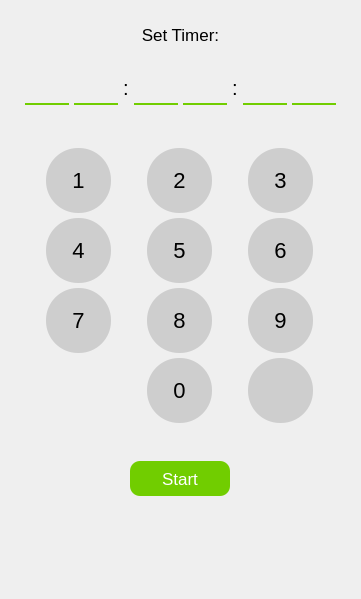
     <widget class="QWidget" name="scrollAreaWidgetContents_7">
      <property name="geometry">
       <rect>
        <x>0</x>
        <y>0</y>
        <width>361</width>
        <height>599</height>
       </rect>
      </property>
      <property name="sizePolicy">
       <sizepolicy hsizetype="Preferred" vsizetype="Preferred">
        <horstretch>0</horstretch>
        <verstretch>0</verstretch>
       </sizepolicy>
      </property>
      <property name="minimumSize">
       <size>
        <width>0</width>
        <height>0</height>
       </size>
      </property>
      <layout class="QFormLayout" name="formLayout_8">
       <property name="horizontalSpacing">
        <number>0</number>
       </property>
       <property name="verticalSpacing">
        <number>0</number>
       </property>
       <property name="leftMargin">
        <number>0</number>
       </property>
       <property name="topMargin">
        <number>0</number>
       </property>
       <property name="rightMargin">
        <number>0</number>
       </property>
       <property name="bottomMargin">
        <number>0</number>
       </property>
       <item row="0" column="1">
        <layout class="QVBoxLayout" name="settimerVerticalLayout">
         <property name="spacing">
          <number>0</number>
         </property>
         <property name="leftMargin">
          <number>0</number>
         </property>
         <property name="topMargin">
          <number>10</number>
         </property>
         <property name="rightMargin">
          <number>0</number>
         </property>
         <property name="bottomMargin">
          <number>0</number>
         </property>
         <item>
          <spacer name="verticalSpacer_16">
           <property name="orientation">
            <enum>Qt::Vertical</enum>
           </property>
           <property name="sizeType">
            <enum>QSizePolicy::Fixed</enum>
           </property>
           <property name="sizeHint" stdset="0">
            <size>
             <width>20</width>
             <height>15</height>
            </size>
           </property>
          </spacer>
         </item>
         <item>
          <widget class="QLabel" name="settimerLabel">
           <property name="font">
            <font>
             <pointsize>13</pointsize>
            </font>
           </property>
           <property name="text">
            <string>Set Timer:</string>
           </property>
           <property name="alignment">
            <set>Qt::AlignCenter</set>
           </property>
          </widget>
         </item>
         <item>
          <layout class="QVBoxLayout" name="timerVerticalLayout_2">
           <property name="spacing">
            <number>3</number>
           </property>
           <property name="leftMargin">
            <number>10</number>
           </property>
           <property name="topMargin">
            <number>10</number>
           </property>
           <property name="rightMargin">
            <number>10</number>
           </property>
           <property name="bottomMargin">
            <number>0</number>
           </property>
           <item>
            <spacer name="verticalSpacer_13">
             <property name="orientation">
              <enum>Qt::Vertical</enum>
             </property>
             <property name="sizeType">
              <enum>QSizePolicy::Fixed</enum>
             </property>
             <property name="sizeHint" stdset="0">
              <size>
               <width>20</width>
               <height>15</height>
              </size>
             </property>
            </spacer>
           </item>
           <item>
            <layout class="QHBoxLayout" name="enterstationidHorizontalLayout">
             <property name="spacing">
              <number>5</number>
             </property>
             <property name="leftMargin">
              <number>15</number>
             </property>
             <property name="rightMargin">
              <number>15</number>
             </property>
             <item>
              <widget class="QLineEdit" name="timer6">
               <property name="minimumSize">
                <size>
                 <width>0</width>
                 <height>35</height>
                </size>
               </property>
               <property name="maximumSize">
                <size>
                 <width>16777215</width>
                 <height>16777215</height>
                </size>
               </property>
               <property name="font">
                <font>
                 <pointsize>15</pointsize>
                </font>
               </property>
               <property name="styleSheet">
                <string notr="true">QLineEdit
{
	background-color: rgba(0, 0, 0, 0);
	border: 2px solid #71cd00;
	border-top: none;
	border-right: none;
	border-left: none;
}
QLineEdit:focus
{
	border: 2px solid #71cd00;
}</string>
               </property>
               <property name="alignment">
                <set>Qt::AlignCenter</set>
               </property>
               <property name="placeholderText">
                <string/>
               </property>
              </widget>
             </item>
             <item>
              <widget class="QLineEdit" name="timer5">
               <property name="minimumSize">
                <size>
                 <width>0</width>
                 <height>35</height>
                </size>
               </property>
               <property name="maximumSize">
                <size>
                 <width>16777215</width>
                 <height>16777215</height>
                </size>
               </property>
               <property name="font">
                <font>
                 <pointsize>15</pointsize>
                </font>
               </property>
               <property name="styleSheet">
                <string notr="true">QLineEdit
{
	background-color: rgba(0, 0, 0, 0);
	border: 2px solid #71cd00;
	border-top: none;
	border-right: none;
	border-left: none;
}
QLineEdit:focus
{
	border: 2px solid #71cd00;
}</string>
               </property>
               <property name="alignment">
                <set>Qt::AlignCenter</set>
               </property>
               <property name="placeholderText">
                <string/>
               </property>
              </widget>
             </item>
             <item>
              <widget class="QLabel" name="colonLabel1">
               <property name="font">
                <font>
                 <pointsize>15</pointsize>
                </font>
               </property>
               <property name="text">
                <string>:</string>
               </property>
              </widget>
             </item>
             <item>
              <widget class="QLineEdit" name="timer4">
               <property name="minimumSize">
                <size>
                 <width>0</width>
                 <height>35</height>
                </size>
               </property>
               <property name="maximumSize">
                <size>
                 <width>16777215</width>
                 <height>16777215</height>
                </size>
               </property>
               <property name="font">
                <font>
                 <pointsize>15</pointsize>
                </font>
               </property>
               <property name="styleSheet">
                <string notr="true">QLineEdit
{
	background-color: rgba(0, 0, 0, 0);
	border: 2px solid #71cd00;
	border-top: none;
	border-right: none;
	border-left: none;
}
QLineEdit:focus
{
	border: 2px solid #71cd00;
}</string>
               </property>
               <property name="alignment">
                <set>Qt::AlignCenter</set>
               </property>
               <property name="placeholderText">
                <string/>
               </property>
              </widget>
             </item>
             <item>
              <widget class="QLineEdit" name="timer3">
               <property name="minimumSize">
                <size>
                 <width>0</width>
                 <height>35</height>
                </size>
               </property>
               <property name="maximumSize">
                <size>
                 <width>16777215</width>
                 <height>16777215</height>
                </size>
               </property>
               <property name="font">
                <font>
                 <pointsize>15</pointsize>
                </font>
               </property>
               <property name="styleSheet">
                <string notr="true">QLineEdit
{
	background-color: rgba(0, 0, 0, 0);
	border: 2px solid #71cd00;
	border-top: none;
	border-right: none;
	border-left: none;
}
QLineEdit:focus
{
	border: 2px solid #71cd00;
}</string>
               </property>
               <property name="alignment">
                <set>Qt::AlignCenter</set>
               </property>
               <property name="placeholderText">
                <string/>
               </property>
              </widget>
             </item>
             <item>
              <widget class="QLabel" name="colonLabel2">
               <property name="font">
                <font>
                 <pointsize>15</pointsize>
                </font>
               </property>
               <property name="text">
                <string>:</string>
               </property>
              </widget>
             </item>
             <item>
              <widget class="QLineEdit" name="timer2">
               <property name="minimumSize">
                <size>
                 <width>0</width>
                 <height>35</height>
                </size>
               </property>
               <property name="maximumSize">
                <size>
                 <width>16777215</width>
                 <height>16777215</height>
                </size>
               </property>
               <property name="font">
                <font>
                 <pointsize>15</pointsize>
                </font>
               </property>
               <property name="styleSheet">
                <string notr="true">QLineEdit
{
	background-color: rgba(0, 0, 0, 0);
	border: 2px solid #71cd00;
	border-top: none;
	border-right: none;
	border-left: none;
}
QLineEdit:focus
{
	border: 2px solid #71cd00;
}</string>
               </property>
               <property name="alignment">
                <set>Qt::AlignCenter</set>
               </property>
               <property name="placeholderText">
                <string/>
               </property>
              </widget>
             </item>
             <item>
              <widget class="QLineEdit" name="timer1">
               <property name="minimumSize">
                <size>
                 <width>0</width>
                 <height>35</height>
                </size>
               </property>
               <property name="maximumSize">
                <size>
                 <width>16777215</width>
                 <height>16777215</height>
                </size>
               </property>
               <property name="font">
                <font>
                 <pointsize>15</pointsize>
                </font>
               </property>
               <property name="styleSheet">
                <string notr="true">QLineEdit
{
	background-color: rgba(0, 0, 0, 0);
	border: 2px solid #71cd00;
	border-top: none;
	border-right: none;
	border-left: none;
}
QLineEdit:focus
{
	border: 2px solid #71cd00;
}</string>
               </property>
               <property name="alignment">
                <set>Qt::AlignCenter</set>
               </property>
               <property name="placeholderText">
                <string/>
               </property>
              </widget>
             </item>
            </layout>
           </item>
           <item>
            <spacer name="verticalSpacer_14">
             <property name="orientation">
              <enum>Qt::Vertical</enum>
             </property>
             <property name="sizeType">
              <enum>QSizePolicy::Fixed</enum>
             </property>
             <property name="sizeHint" stdset="0">
              <size>
               <width>20</width>
               <height>35</height>
              </size>
             </property>
            </spacer>
           </item>
           <item>
            <layout class="QGridLayout" name="keyboardGridLayout">
             <property name="topMargin">
              <number>5</number>
             </property>
             <property name="bottomMargin">
              <number>5</number>
             </property>
             <property name="horizontalSpacing">
              <number>0</number>
             </property>
             <property name="verticalSpacing">
              <number>5</number>
             </property>
             <item row="4" column="2">
              <widget class="QPushButton" name="pushButton_delete">
               <property name="minimumSize">
                <size>
                 <width>65</width>
                 <height>65</height>
                </size>
               </property>
               <property name="maximumSize">
                <size>
                 <width>65</width>
                 <height>65</height>
                </size>
               </property>
               <property name="cursor">
                <cursorShape>PointingHandCursor</cursorShape>
               </property>
               <property name="styleSheet">
                <string notr="true">QPushButton
{
	background: #cecece;
	border-radius: 32px;
	font: 22px Arial;
	
}
QPushButton:pressed
{
	background: #bbbbbf;
}</string>
               </property>
               <property name="text">
                <string/>
               </property>
               <property name="icon">
                <iconset>
                 <normaloff>images/delete.png</normaloff>images/delete.png</iconset>
               </property>
               <property name="iconSize">
                <size>
                 <width>25</width>
                 <height>25</height>
                </size>
               </property>
              </widget>
             </item>
             <item row="3" column="2">
              <widget class="QPushButton" name="pushButton_9">
               <property name="minimumSize">
                <size>
                 <width>65</width>
                 <height>65</height>
                </size>
               </property>
               <property name="maximumSize">
                <size>
                 <width>65</width>
                 <height>65</height>
                </size>
               </property>
               <property name="cursor">
                <cursorShape>PointingHandCursor</cursorShape>
               </property>
               <property name="styleSheet">
                <string notr="true">QPushButton
{
	background: #cecece;
	border-radius: 32px;
	font: 22px Arial;
	
}
QPushButton:pressed
{
	background: #bbbbbf;
}</string>
               </property>
               <property name="text">
                <string>9</string>
               </property>
              </widget>
             </item>
             <item row="1" column="2">
              <widget class="QPushButton" name="pushButton_3">
               <property name="minimumSize">
                <size>
                 <width>65</width>
                 <height>65</height>
                </size>
               </property>
               <property name="maximumSize">
                <size>
                 <width>65</width>
                 <height>65</height>
                </size>
               </property>
               <property name="cursor">
                <cursorShape>PointingHandCursor</cursorShape>
               </property>
               <property name="styleSheet">
                <string notr="true">QPushButton
{
	background: #cecece;
	border-radius: 32px;
	font: 22px Arial;
	
}
QPushButton:pressed
{
	background: #bbbbbf;
}</string>
               </property>
               <property name="text">
                <string>3</string>
               </property>
              </widget>
             </item>
             <item row="3" column="0">
              <widget class="QPushButton" name="pushButton_7">
               <property name="minimumSize">
                <size>
                 <width>65</width>
                 <height>65</height>
                </size>
               </property>
               <property name="maximumSize">
                <size>
                 <width>65</width>
                 <height>65</height>
                </size>
               </property>
               <property name="cursor">
                <cursorShape>PointingHandCursor</cursorShape>
               </property>
               <property name="styleSheet">
                <string notr="true">QPushButton
{
	background: #cecece;
	border-radius: 32px;
	font: 22px Arial;
	
}
QPushButton:pressed
{
	background: #bbbbbf;
}</string>
               </property>
               <property name="text">
                <string>7</string>
               </property>
              </widget>
             </item>
             <item row="1" column="1">
              <widget class="QPushButton" name="pushButton_2">
               <property name="sizePolicy">
                <sizepolicy hsizetype="Minimum" vsizetype="Minimum">
                 <horstretch>0</horstretch>
                 <verstretch>0</verstretch>
                </sizepolicy>
               </property>
               <property name="minimumSize">
                <size>
                 <width>65</width>
                 <height>65</height>
                </size>
               </property>
               <property name="maximumSize">
                <size>
                 <width>65</width>
                 <height>65</height>
                </size>
               </property>
               <property name="cursor">
                <cursorShape>PointingHandCursor</cursorShape>
               </property>
               <property name="styleSheet">
                <string notr="true">QPushButton
{
	background: #cecece;
	border-radius: 32px;
	font: 22px Arial;
	
}
QPushButton:pressed
{
	background: #bbbbbf;
}</string>
               </property>
               <property name="text">
                <string>2</string>
               </property>
               <property name="iconSize">
                <size>
                 <width>16</width>
                 <height>16</height>
                </size>
               </property>
               <property name="flat">
                <bool>false</bool>
               </property>
              </widget>
             </item>
             <item row="4" column="1">
              <widget class="QPushButton" name="pushButton_0">
               <property name="minimumSize">
                <size>
                 <width>65</width>
                 <height>65</height>
                </size>
               </property>
               <property name="maximumSize">
                <size>
                 <width>65</width>
                 <height>65</height>
                </size>
               </property>
               <property name="cursor">
                <cursorShape>PointingHandCursor</cursorShape>
               </property>
               <property name="styleSheet">
                <string notr="true">QPushButton
{
	background: #cecece;
	border-radius: 32px;
	font: 22px Arial;
	
}
QPushButton:pressed
{
	background: #bbbbbf;
}</string>
               </property>
               <property name="text">
                <string>0</string>
               </property>
              </widget>
             </item>
             <item row="1" column="0">
              <widget class="QPushButton" name="pushButton_1">
               <property name="minimumSize">
                <size>
                 <width>65</width>
                 <height>65</height>
                </size>
               </property>
               <property name="maximumSize">
                <size>
                 <width>65</width>
                 <height>65</height>
                </size>
               </property>
               <property name="cursor">
                <cursorShape>PointingHandCursor</cursorShape>
               </property>
               <property name="styleSheet">
                <string notr="true">QPushButton
{
	background: #cecece;
	font: 22px Arial;
	border-radius: 32px;
	
}
QPushButton:pressed
{
	background: #bbbbbf;
}</string>
               </property>
               <property name="text">
                <string>1</string>
               </property>
              </widget>
             </item>
             <item row="2" column="1">
              <widget class="QPushButton" name="pushButton_5">
               <property name="minimumSize">
                <size>
                 <width>65</width>
                 <height>65</height>
                </size>
               </property>
               <property name="maximumSize">
                <size>
                 <width>65</width>
                 <height>65</height>
                </size>
               </property>
               <property name="cursor">
                <cursorShape>PointingHandCursor</cursorShape>
               </property>
               <property name="styleSheet">
                <string notr="true">QPushButton
{
	background: #cecece;
	border-radius: 32px;
	font: 22px Arial;
	
}
QPushButton:pressed
{
	background: #bbbbbf;
}</string>
               </property>
               <property name="text">
                <string>5</string>
               </property>
              </widget>
             </item>
             <item row="2" column="0">
              <widget class="QPushButton" name="pushButton_4">
               <property name="minimumSize">
                <size>
                 <width>65</width>
                 <height>65</height>
                </size>
               </property>
               <property name="maximumSize">
                <size>
                 <width>65</width>
                 <height>65</height>
                </size>
               </property>
               <property name="cursor">
                <cursorShape>PointingHandCursor</cursorShape>
               </property>
               <property name="styleSheet">
                <string notr="true">QPushButton
{
	background: #cecece;
	border-radius: 32px;
	font: 22px Arial;
	
}
QPushButton:pressed
{
	background: #bbbbbf;
}</string>
               </property>
               <property name="text">
                <string>4</string>
               </property>
              </widget>
             </item>
             <item row="3" column="1">
              <widget class="QPushButton" name="pushButton_8">
               <property name="minimumSize">
                <size>
                 <width>65</width>
                 <height>65</height>
                </size>
               </property>
               <property name="maximumSize">
                <size>
                 <width>65</width>
                 <height>65</height>
                </size>
               </property>
               <property name="cursor">
                <cursorShape>PointingHandCursor</cursorShape>
               </property>
               <property name="styleSheet">
                <string notr="true">QPushButton
{
	background: #cecece;
	border-radius: 32px;
	font: 22px Arial;
	
}
QPushButton:pressed
{
	background: #bbbbbf;
}</string>
               </property>
               <property name="text">
                <string>8</string>
               </property>
              </widget>
             </item>
             <item row="2" column="2">
              <widget class="QPushButton" name="pushButton_6">
               <property name="minimumSize">
                <size>
                 <width>65</width>
                 <height>65</height>
                </size>
               </property>
               <property name="maximumSize">
                <size>
                 <width>65</width>
                 <height>65</height>
                </size>
               </property>
               <property name="cursor">
                <cursorShape>PointingHandCursor</cursorShape>
               </property>
               <property name="styleSheet">
                <string notr="true">QPushButton
{
	background: #cecece;
	border-radius: 32px;
	font: 22px Arial;
	
}
QPushButton:pressed
{
	background: #bbbbbf;
}</string>
               </property>
               <property name="text">
                <string>6</string>
               </property>
              </widget>
             </item>
            </layout>
           </item>
           <item>
            <spacer name="verticalSpacer_15">
             <property name="orientation">
              <enum>Qt::Vertical</enum>
             </property>
             <property name="sizeType">
              <enum>QSizePolicy::Fixed</enum>
             </property>
             <property name="sizeHint" stdset="0">
              <size>
               <width>20</width>
               <height>30</height>
              </size>
             </property>
            </spacer>
           </item>
           <item>
            <layout class="QHBoxLayout" name="startHorizontalLayout">
             <property name="spacing">
              <number>0</number>
             </property>
             <item>
              <widget class="QPushButton" name="startPushButton">
               <property name="minimumSize">
                <size>
                 <width>0</width>
                 <height>35</height>
                </size>
               </property>
               <property name="maximumSize">
                <size>
                 <width>100</width>
                 <height>16777215</height>
                </size>
               </property>
               <property name="font">
                <font>
                 <pointsize>13</pointsize>
                </font>
               </property>
               <property name="cursor">
                <cursorShape>PointingHandCursor</cursorShape>
               </property>
               <property name="styleSheet">
                <string notr="true">QPushButton{
	background-color: #71cd00;
	border-radius: 10px;
	color: #ffffff;
}
QPushButton:hover{
	background-color: #468000;
}</string>
               </property>
               <property name="text">
                <string>Start</string>
               </property>
               <property name="iconSize">
                <size>
                 <width>20</width>
                 <height>20</height>
                </size>
               </property>
              </widget>
             </item>
            </layout>
           </item>
           <item>
            <spacer name="verticalSpacer">
             <property name="orientation">
              <enum>Qt::Vertical</enum>
             </property>
             <property name="sizeHint" stdset="0">
              <size>
               <width>20</width>
               <height>40</height>
              </size>
             </property>
            </spacer>
           </item>
          </layout>
         </item>
        </layout>
       </item>
      </layout>
     </widget>
